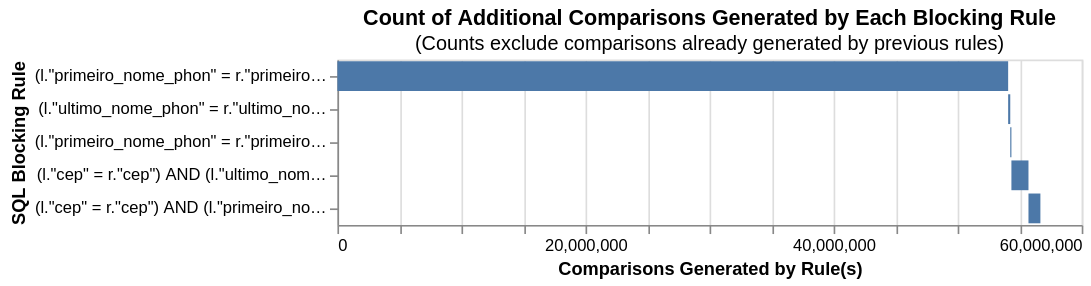

The notebook cell this image was saved under:
### Code cell
# Análise de blocking só entre origens (link_only), na amostra ou na base completa.
con.execute(f"""
CREATE OR REPLACE VIEW splink_analysis_censo AS
SELECT * FROM {analysis_table} WHERE origem = 'censo'
""")
con.execute(f"""
CREATE OR REPLACE VIEW splink_analysis_cpf AS
SELECT * FROM {analysis_table} WHERE origem = 'cpf'
""")

cumulative_comparisons_to_be_scored_from_blocking_rules_chart(
    table_or_tables=['splink_analysis_censo', 'splink_analysis_cpf'],
    blocking_rules=blocking_rules,
    db_api=db_api,
    link_type='link_only',
)

### Figure 1 — Vega-Lite specification as saved in the notebook (floating-point values rounded to 4 significant figures)
{"config": {"view": {"continuousWidth": 300, "continuousHeight": 300}}, "data": {"name": "data-5fccf4524a9b0d238ae01d5a63b748ad"}, "mark": "bar", "encoding": {"order": {"field": "cumulative_rows"}, "tooltip": [{"field": "blocking_rule", "title": "SQL Condition", "type": "nominal"}, {"field": "row_count", "format": ",", "title": "Comparisons Generated", "type": "quantitative"}, {"field": "cumulative_rows", "format": ",", "title": "Cumulative Comparisons", "type": "quantitative"}, {"field": "cartesian", "format": ",", "title": "Total comparisons in Cartesian product", "type": "quantitative"}], "x": {"field": "start", "title": "Comparisons Generated by Rule(s)", "type": "quantitative"}, "x2": {"field": "cumulative_rows"}, "y": {"field": "blocking_rule", "sort": ["-x2"], "title": "SQL Blocking Rule"}}, "height": {"step": 20}, "title": {"text": "Count of Additional Comparisons Generated by Each Blocking Rule", "subtitle": "(Counts exclude comparisons already generated by previous rules)"}, "width": 450, "$schema": "https://vega.github.io/schema/vega-lite/v5.9.3.json", "datasets": {"data-5fccf4524a9b0d238ae01d5a63b748ad": [{"blocking_rule": "(l.\"primeiro_nome_phon\" = r.\"primeiro_nome_phon\") AND (l.\"ultimo_nome_phon\" = r.\"ultimo_nome_phon\") AND (l.\"sexo\" = r.\"sexo\")", "row_count": 54069670, "cumulative_rows": 54069670, "cartesian": 243388846519, "match_key": "0", "start": 0}, {"blocking_rule": "(l.\"ultimo_nome_phon\" = r.\"ultimo_nome_phon\") AND (l.\"data_nascimento\" = r.\"data_nascimento\")", "row_count": 169843, "cumulative_rows": 54239513, "cartesian": 243388846519, "match_key": "1", "start": 54069670}, {"blocking_rule": "(l.\"primeiro_nome_phon\" = r.\"primeiro_nome_phon\") AND (l.\"data_nascimento\" = r.\"data_nascimento\")", "row_count": 92911, "cumulative_rows": 54332424, "cartesian": 243388846519, "match_key": "2", "start": 54239513}, {"blocking_rule": "(l.\"cep\" = r.\"cep\") AND (l.\"ultimo_nome_phon\" = r.\"ultimo_nome_phon\") AND (l.\"sexo\" = r.\"sexo\")", "row_count": 1375424, "cumulative_rows": 55707848, "cartesian": 243388846519, "match_key": "3", "start": 54332424}, {"blocking_rule": "(l.\"cep\" = r.\"cep\") AND (l.\"primeiro_nome_phon\" = r.\"primeiro_nome_phon\") AND (l.\"sexo\" = r.\"sexo\")", "row_count": 961180, "cumulative_rows": 56669028, "cartesian": 243388846519, "match_key": "4", "start": 55707848}]}}
